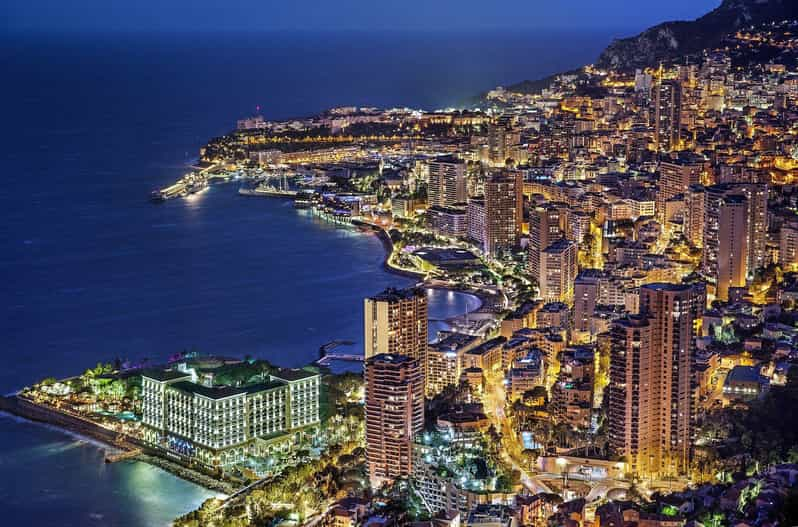
#> input picture slicing/monaco.jpg, 798 x 527 px
$ python zad1.py
#> lines starting #> are read from the running program, lines starting #| are printed output that depends on the picture
import cv2 as cv

image = cv.imread('monaco.jpg')
#> image is the input picture: shape (527, 798, 3); mean B, G, R 91.1, 75, 76
cv.imshow("Image", image)

roi = image[0:100, 0:100]
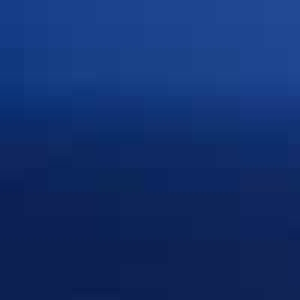
#> roi: shape (100, 100, 3) (shown 3 times larger); mean B, G, R 108.9, 47.3, 17.8
cv.imshow("Left top corner", roi)

cv.waitKey(0)
cv.destroyAllWindows()
